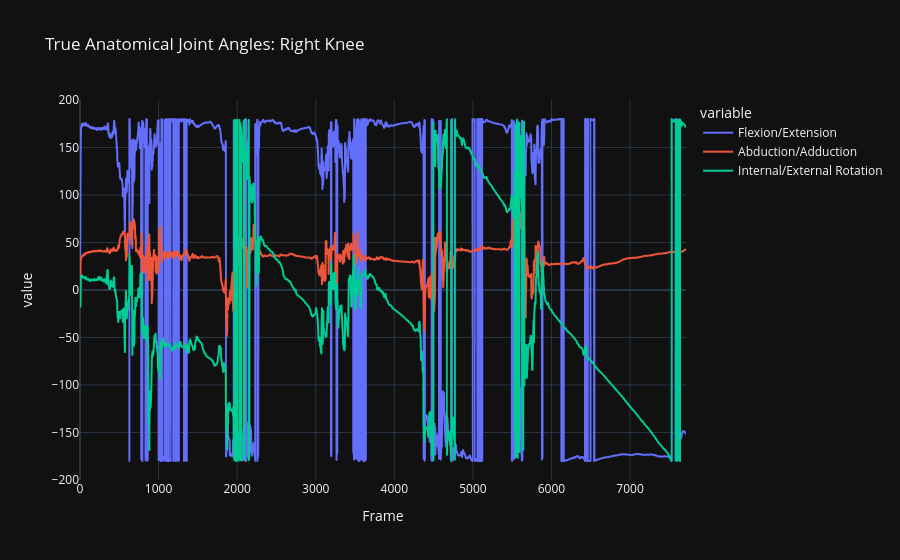

The notebook cell saved with this chart:
### Code cell
# 1. Process data through Independent EKFs + Calibration adapter
bone_orientations = process_dataset(df, dt=0.01)

# 2. Compute valid Joint Angles
joint_angles = compute_joint_angles(bone_orientations)

# 3. Plotting Example (Right Knee)
if 'Right_Knee' in joint_angles:
    angles_array = np.array(joint_angles['Right_Knee'])
    
    # X, Y, Z depend on your specific standard, usually X or Z is flexion/extension
    plot_df = pd.DataFrame({
        'Frame': np.arange(len(angles_array)),
        'Flexion/Extension': angles_array[:, 0], # Change index based on anatomical axis
        'Abduction/Adduction': angles_array[:, 1],
        'Internal/External Rotation': angles_array[:, 2]
    })
    
    fig = px.line(plot_df, x='Frame', y=['Flexion/Extension', 'Abduction/Adduction', 'Internal/External Rotation'],
                    title="True Anatomical Joint Angles: Right Knee")
    fig.show()

### Figure 1 — Plotly figure (JSON) as saved in the notebook; plotly's stock layout.template omitted (floating-point values rounded to 4 significant figures; data arrays with more than 128 entries replaced by an {"elided": "..."} marker saying what was removed)
{"data": [{"hovertemplate": "variable=Flexion/Extension<br>Frame=%{x}<br>value=%{y}<extra></extra>", "legendgroup": "Flexion/Extension", "line": {"color": "#636efa", "dash": "solid"}, "marker": {"symbol": "circle"}, "mode": "lines", "name": "Flexion/Extension", "showlegend": true, "type": "scattergl", "x": {"elided": "7713 int values"}, "xaxis": "x", "y": {"elided": "7713 float values"}, "yaxis": "y"}, {"hovertemplate": "variable=Abduction/Adduction<br>Frame=%{x}<br>value=%{y}<extra></extra>", "legendgroup": "Abduction/Adduction", "line": {"color": "#EF553B", "dash": "solid"}, "marker": {"symbol": "circle"}, "mode": "lines", "name": "Abduction/Adduction", "showlegend": true, "type": "scattergl", "x": {"elided": "7713 int values"}, "xaxis": "x", "y": {"elided": "7713 float values"}, "yaxis": "y"}, {"hovertemplate": "variable=Internal/External Rotation<br>Frame=%{x}<br>value=%{y}<extra></extra>", "legendgroup": "Internal/External Rotation", "line": {"color": "#00cc96", "dash": "solid"}, "marker": {"symbol": "circle"}, "mode": "lines", "name": "Internal/External Rotation", "showlegend": true, "type": "scattergl", "x": {"elided": "7713 int values"}, "xaxis": "x", "y": {"elided": "7713 float values"}, "yaxis": "y"}], "layout": {"legend": {"title": {"text": "variable"}, "tracegroupgap": 0}, "title": {"text": "True Anatomical Joint Angles: Right Knee"}, "xaxis": {"anchor": "y", "domain": [0, 1], "title": {"text": "Frame"}}, "yaxis": {"anchor": "x", "domain": [0, 1], "title": {"text": "value"}}}}
